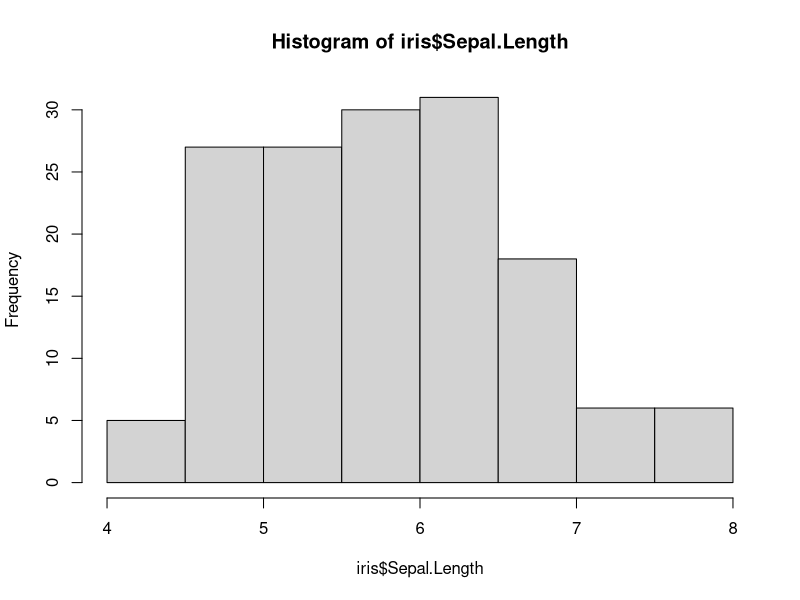
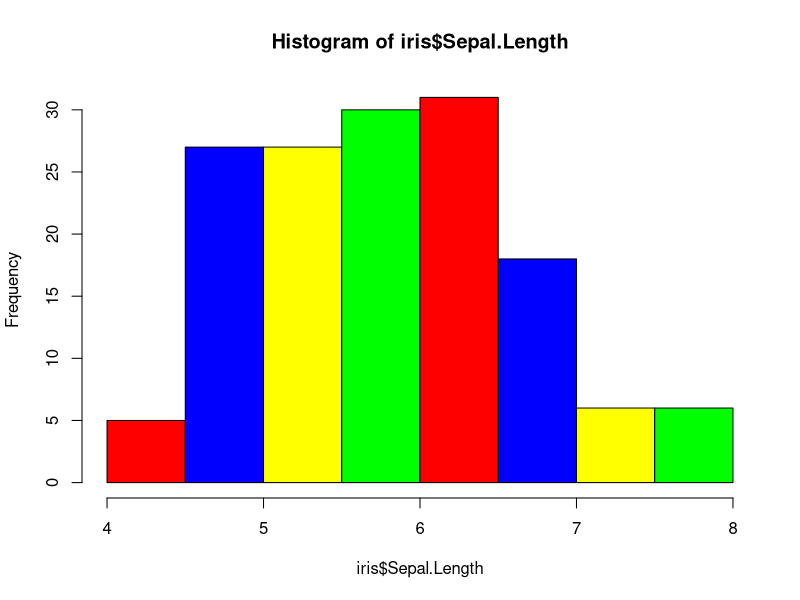
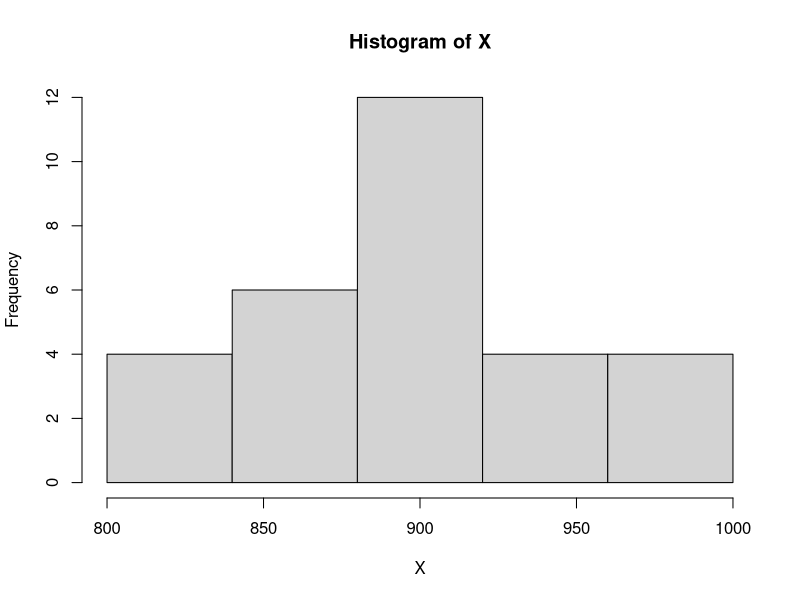
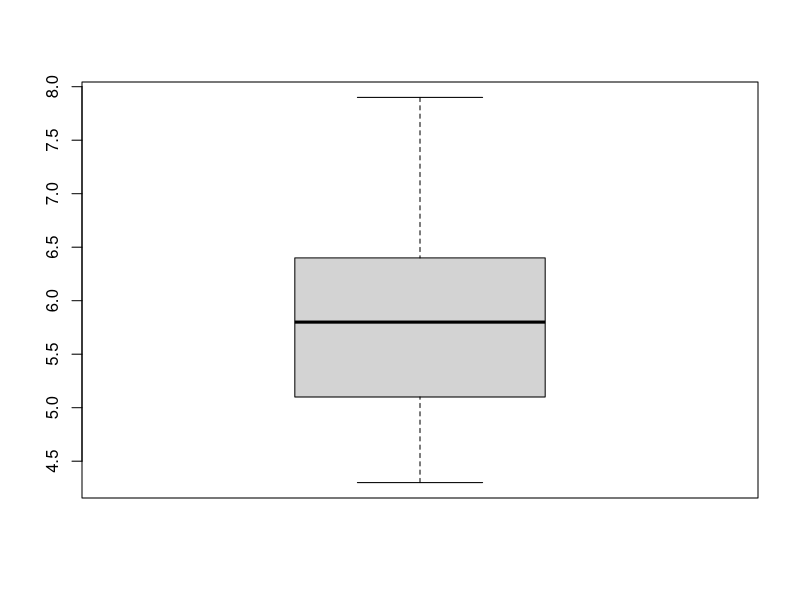
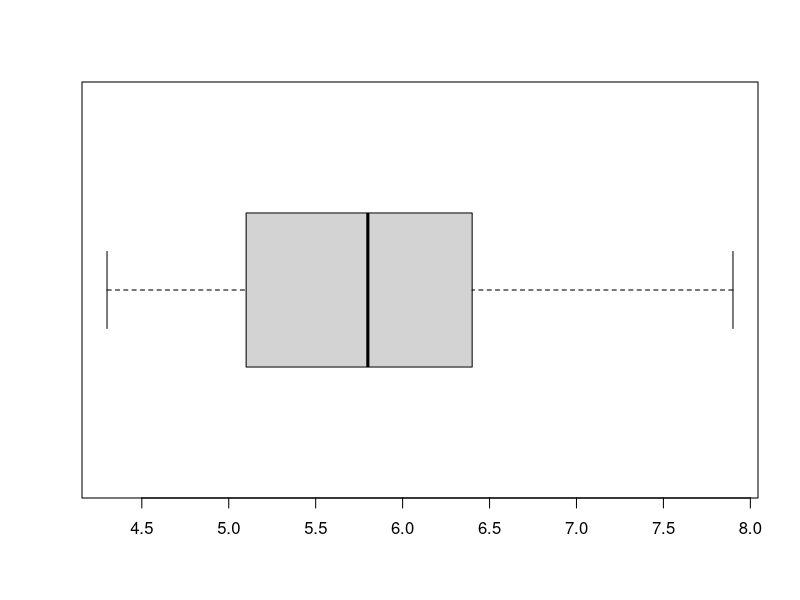
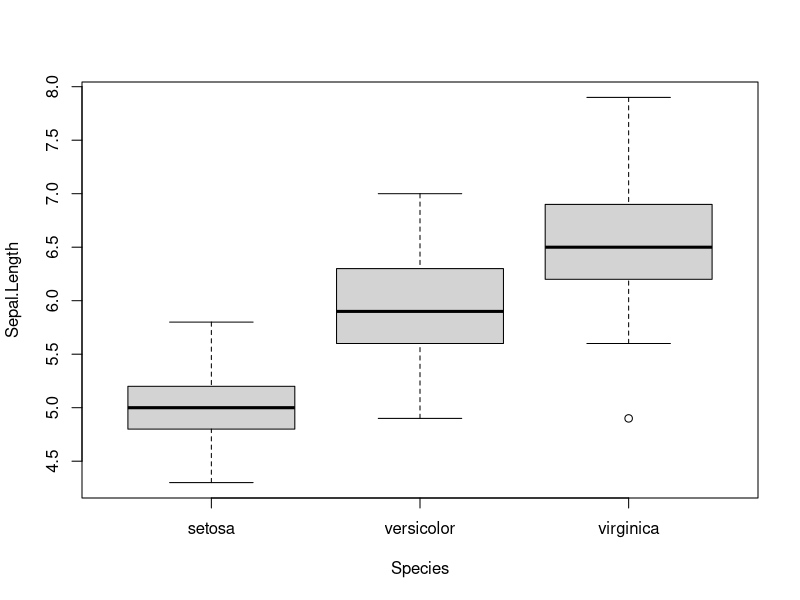
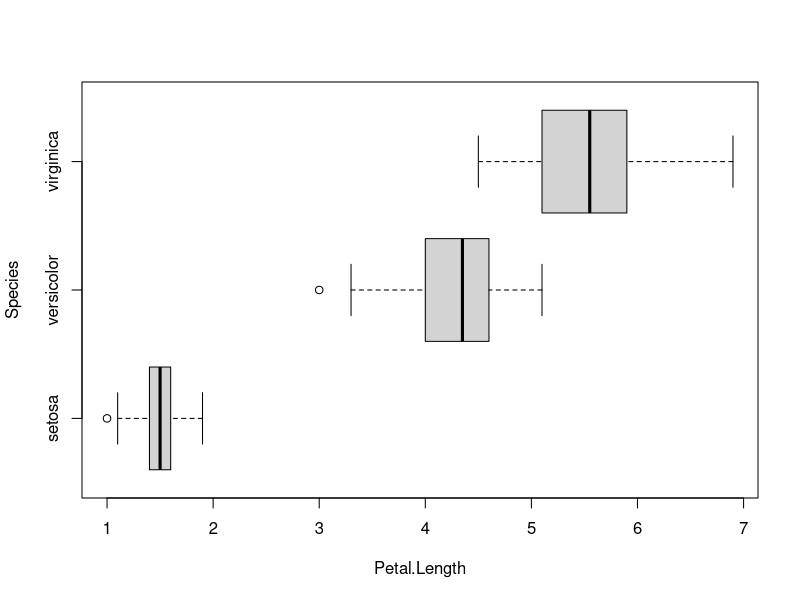

The R source for these figures, in order:
# Histograms and Boxplots

################################

# 1) Histograms

# Practice Code Here

hist(iris$Sepal.Length)

hist(iris$Sepal.Length, col=c("red","blue","yellow","green")) 


 # Basic Histogram for Horses
 
 #30 horses
X=c(807, 811, 812, 824, 842, 851, 854, 856, 856, 878,
882, 883, 884, 884, 884, 886, 887, 889 ,891, 898,
899, 901, 929, 935 ,937,951 ,968 ,971 ,976, 982)
hist(X,breaks=c(800,840,880,920,960,1000))


###############################

# 2) Boxplots

fivenum(iris$Sepal.Length)

boxplot(iris$Sepal.Length)

#Change the orientation from vertical to horizontal
boxplot(iris$Sepal.Length, horizontal = TRUE)

boxplot(Sepal.Length ~ Species, data = iris)

###############################

# 2b) Using boxplots for comparison by category

 #Recall that the Iris data contain measurements for three different specied of iris; virginica, setosa and versicolor.

 # Suppose we wish to compare the respective categories in terms of one of the variables.
 # We can divide the dataset into the three subgroups, and constructing a boxplot for each. 
 # The subgroups are aligned along the same scale so as to allow for convenient visual inspection.

attach(iris)
boxplot(Petal.Length ~ Species, horizontal = TRUE)

###############################
